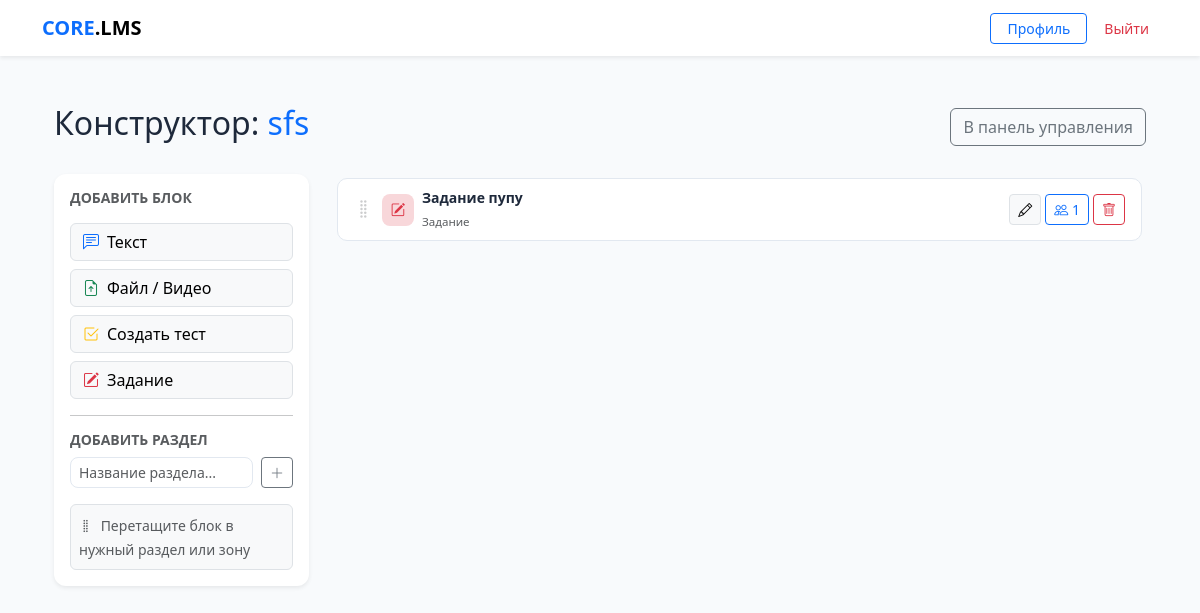
The page /course/builder/4/ (signed in) on the database as committed earlier.
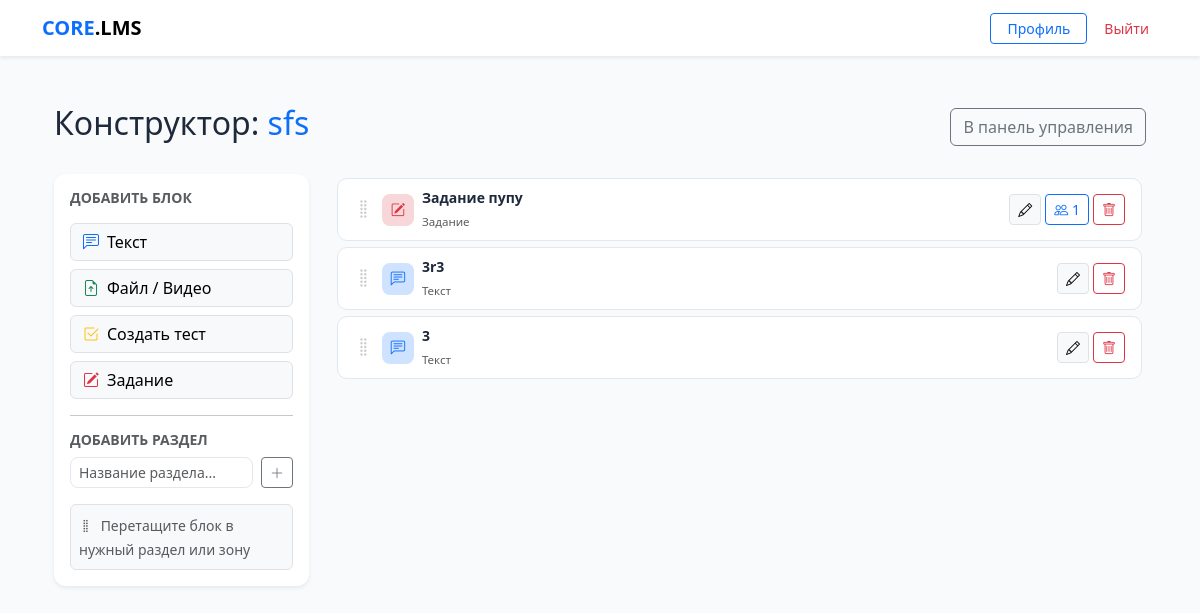
The same page on the database as committed later.
### core/models.py (models this page shows, shortened)
class ContentBlock(models.Model):
    BLOCK_TYPES = (
        ('text', 'Текст'),
        ('file', 'Файл/Медиа'),
        ('quiz', 'Тест'),
        ('assignment', 'Задание'),
    )
    course = models.ForeignKey(Course, on_delete=models.CASCADE, related_name='blocks')
    section = models.ForeignKey('Section', on_delete=models.SET_NULL,
                                null=True, blank=True, related_name='blocks')
    title = models.CharField(max_length=255)
    block_type = models.CharField(max_length=20, choices=BLOCK_TYPES)
    content_text = models.TextField(blank=True, null=True)
    content_file = models.FileField(upload_to='course_contents/', blank=True, null=True)
    content_quiz = models.ForeignKey(Quiz, on_delete=models.SET_NULL, blank=True, null=True,
                                     related_name='blocks')
    order = models.PositiveIntegerField(default=0)

class Assignment(models.Model):
    block = models.OneToOneField(ContentBlock, on_delete=models.CASCADE, related_name='assignment')
    description = models.TextField(blank=True)
    max_score = models.PositiveIntegerField(default=100)
    deadline = models.DateTimeField(null=True, blank=True)

### core/views.py (the view)
# urls.py: path('course/builder/<int:course_id>/', views.course_builder, name='course_builder'),
@login_required
@user_passes_test(is_teacher)
def course_builder(request, course_id):
    course = get_object_or_404(Course, id=course_id, author=request.user)
    sections = course.sections.prefetch_related('blocks').all()
    loose_blocks = course.blocks.filter(section=None).order_by('order')
    quizzes = Quiz.objects.filter(course=course)
    return render(request, 'core/course_builder.html', {
        'course': course,
        'sections': sections,
        'loose_blocks': loose_blocks,
        'quizzes': quizzes,
        'form': ContentBlockForm(),
        'section_form': SectionForm(),
    })

### core/forms.py
class ContentBlockForm(forms.ModelForm):
    class Meta:
        model = ContentBlock
        fields = ['title', 'block_type', 'content_text', 'content_file', 'content_quiz']
        widgets = {
            'title':        forms.TextInput(attrs={'class': 'form-control'}),
            'block_type':   forms.Select(attrs={'class': 'form-select'}),
            'content_text': forms.Textarea(attrs={'class': 'form-control'}),
            'content_file': forms.FileInput(attrs={'class': 'form-control'}),
            'content_quiz': forms.Select(attrs={'class': 'form-select'}),
        }
    def __init__(self, *args, **kwargs):
        super().__init__(*args, **kwargs)
        self.fields['content_text'].required = False
        self.fields['content_file'].required = False
        self.fields['content_quiz'].required = False
        self.fields['block_type'].required = False

class SectionForm(forms.ModelForm):
    class Meta:
        model = Section
        fields = ['title']
        widgets = {
            'title': forms.TextInput(attrs={
                'class': 'form-control',
                'placeholder': 'Название урока...',
            }),
        }

### core/templates/core/course_builder.html (shortened to what this page needs)
{% extends "core/base.html" %}
{% block content %}
<div class="container py-4">
    <div class="d-flex justify-content-between align-items-center mb-4">
        <h2>Конструктор: <span class="text-primary">{{ course.title }}</span></h2>
        <a href="{% url 'dashboard' %}" class="btn btn-outline-secondary">В панель управления</a>
    </div>
    <div class="row g-4">
        <div class="col-md-3">
            <div class="card p-3 shadow-sm sticky-top" style="top:20px;">
                <h6 class="fw-bold mb-3 text-muted small text-uppercase">Добавить блок</h6>
                <div class="d-grid gap-2">
                    <button onclick="openModal('text')" class="btn btn-light text-start border">
                        <i class="bi bi-chat-left-text me-2 text-primary"></i>Текст
                    </button>
                    <button onclick="openModal('file')" class="btn btn-light text-start border">
                        <i class="bi bi-file-earmark-arrow-up me-2 text-success"></i>Файл / Видео
                    </button>
                    <a href="{% url 'create_quiz' course.id %}" class="btn btn-light text-start border">
                        <i class="bi bi-check2-square me-2 text-warning"></i>Создать тест
                    </a>
                    <button onclick="openModal('assignment')" class="btn btn-light text-start border">
                        <i class="bi bi-pencil-square me-2 text-danger"></i>Задание
                    </button>
                </div>
                <hr>
                <h6 class="fw-bold mb-2 text-muted small text-uppercase">Добавить раздел</h6>
                <form action="{% url 'add_section' course.id %}" method="post" class="d-flex gap-2">
                    <input type="text" name="title" class="form-control form-control-sm"
                           placeholder="Название раздела..." required>
                    <button type="submit" class="btn btn-sm btn-outline-secondary flex-shrink-0">
                        <i class="bi bi-plus-lg"></i>
                    </button>
                </form>
                <div class="mt-3 p-2 bg-light rounded-2 border">
                    <small class="text-muted">
                        <i class="bi bi-grip-vertical me-1"></i>
                        Перетащите блок в нужный раздел или зону
                    </small>
                </div>
            </div>
        </div>
        <div class="col-md-9">
            <div class="mb-2">
                <div class="drop-zone free-drop" data-section-id="" id="freeBlocks">
                    {% for block in loose_blocks %}
                    <div class="block-card" data-block-id="{{ block.id }}" draggable="true">
                        {% include "core/block_card_inner.html" %}
                    </div>
                    {% endfor %}
                </div>
            </div>
        </div>
    </div>
</div>
{% endblock %}

### core/templates/core/block_card_inner.html (shortened to what this page needs)
<div class="d-flex align-items-center gap-2 px-3 py-2">
    <div class="drag-handle text-muted flex-shrink-0">
        <i class="bi bi-grip-vertical fs-5"></i>
    </div>
    <div class="type-badge flex-shrink-0
        {% if block.block_type == 'text' %}bg-primary-subtle
        {% elif block.block_type == 'file' %}bg-success-subtle
        {% elif block.block_type == 'quiz' %}bg-warning-subtle
        {% elif block.block_type == 'assignment' %}bg-danger-subtle{% endif %}">
        {% if block.block_type == 'text' %}<i class="bi bi-chat-left-text text-primary"></i>
        {% elif block.block_type == 'file' %}<i class="bi bi-file-earmark text-success"></i>
        {% elif block.block_type == 'quiz' %}<i class="bi bi-check2-square text-warning"></i>
        {% elif block.block_type == 'assignment' %}<i class="bi bi-pencil-square text-danger"></i>
        {% endif %}
    </div>
    <div class="flex-grow-1 min-w-0">
        <div class="fw-semibold text-truncate" style="font-size:.875rem;">{{ block.title }}</div>
        <small class="text-muted" style="font-size:.72rem;">{{ block.get_block_type_display }}</small>
    </div>
    <div class="d-flex gap-1 flex-shrink-0">
        {% if block.block_type == 'assignment' %}
            <a href="{% url 'edit_assignment' block.id %}"
               class="btn btn-sm btn-light border py-1 px-2" title="Настроить">
                <i class="bi bi-pencil"></i>
            </a>
            {% if block.assignment.submissions.count > 0 %}
            <a href="{% url 'review_submissions' block.assignment.id %}"
               class="btn btn-sm btn-outline-primary py-1 px-2">
                <i class="bi bi-people"></i> {{ block.assignment.submissions.count }}
            </a>
            {% endif %}
        {% endif %}
        {% if block.block_type == 'text' or block.block_type == 'file' %}
        <a href="{% url 'edit_block' block.id %}"
           class="btn btn-sm btn-light border py-1 px-2" title="Редактировать">
            <i class="bi bi-pencil"></i>
        </a>
        {% endif %}
        <form action="{% url 'delete_block' block.id %}" method="post"
              onsubmit="return confirm('Удалить «{{ block.title }}»?')">
            <button type="submit" class="btn btn-sm btn-outline-danger py-1 px-2">
                <i class="bi bi-trash"></i>
            </button>
        </form>
    </div>
</div>

Rows that differ between the two databases and show on the page:
added ContentBlock: title "3r3", block_type "Текст"
added ContentBlock: title "3", block_type "Текст"
